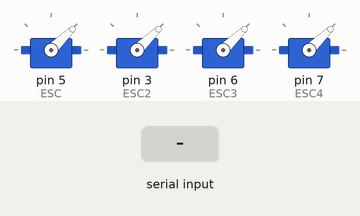
The sketch below on a simulated Arduino Mega 2560, built with avr-gcc and run on an emulated ATmega2560. On the bench: 4 × servo. The inputs (shaded band) are chosen by the test bench. What the sketch prints to the serial monitor is not drawn.

Above: at 3.2 s.
3.3 s: "90,45\n" received over Serial
At 4.5 s:
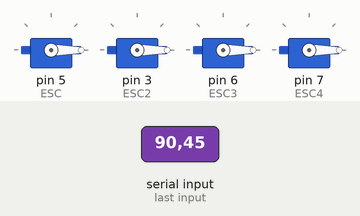
Timing chart, 0 to 6.3 s (numbered marks = the images above; inputs shaded):
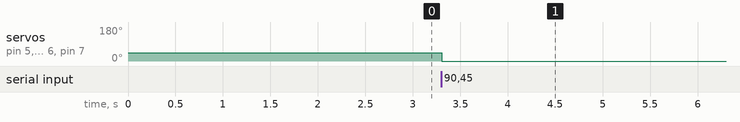

The sketch:

Calibrar.ino
```cpp
// // Script para la calibracion del ESC
// #include <Servo.h>
//
// // Valores velocidad:
// #define zero 2000
// #define uno 1100
// #define dos 1200
// #define tres 1300
// #define cuatro 1400
// #define cinco 1500
// #define seis 1600
// #define siete 1700
// #define ocho 1800
// #define nueve 1900
// #define esp 1000
//
// Servo motor_del_izq;
// Servo motor_del_der;
// Servo motor_tras_izq;
// Servo motor_tras_der;
//
// int respuesta;
//
// void setup()
// {
//   Serial.begin(9600);
//   Serial.println("Conectando motores");
//   // Se envian valores mínimos y máximos a cada ESC
//   motor_del_izq.attach(3, 1600, 2000);
//   motor_del_der.attach(5, 1600, 2000);
//   motor_tras_izq.attach(6, 1600, 2000);
//   motor_tras_der.attach(7, 1600, 2000);
//
// }
//
// void loop() {
//     if (Serial.available()) {
//        char data;
//         data = Serial.read();
//
//         switch (data) {
//             // 0
//             case 48 : Serial.println("Sending 0 throttle");
//                       motor_del_izq.write(0);
//                       motor_del_der.write(0);
//                       motor_tras_izq.write(0);
//                       motor_tras_der.write(0);
//             break;
//
//             // 1
//             case 49 : Serial.println("Sending 180 throttle");
//                       motor_del_izq.write(180);
//                       motor_del_der.write(180);
//                       motor_tras_izq.write(180);
//                       motor_tras_der.write(180);
//                       delay(2000);
//                       motor_del_izq.write(90);
//                       motor_del_der.write(90);
//                       motor_tras_izq.write(90);
//                       motor_tras_der.write(90);
//             break;
//
//             // 2
//             case 50 : Serial.print("Running test in 3");
//                       delay(1000);
//                       Serial.print(" 2");
//                       delay(1000);
//                       Serial.println(" 1...");
//                       delay(1000);
//                       test();
//             break;
//         }
//     }
//
//
// }
// //
// // /**
// //  * Test function sending angle to the ESCs from 0 to 180 degrees
// //  */
// void test()
// {
//     for (int i=1600; i<=1700; i++) {
//         Serial.print("Speed = ");
//         Serial.println(i);
//
//         motor_del_izq.writeMicroseconds(i);
//         motor_del_der.writeMicroseconds(i);
//         motor_tras_izq.writeMicroseconds(i);
//         motor_tras_der.writeMicroseconds(i);
//
//         delay(100);
//     }
//
//     Serial.println("STOP");
//     motor_del_izq.write(0);
//     motor_del_der.write(0);
//     motor_tras_izq.write(0);
//     motor_tras_der.write(0);
// }
// //
// // /**
// //  * Displays instructions to user
// //  */
// // void displayInstructions()
// // {
// //     Serial.println("READY - PLEASE SEND INSTRUCTIONS AS FOLLOWING :");
// //     Serial.println("\t0 : Sends 0 throttle");
// //     Serial.println("\t1 : Sends 180 throttle");
// //     Serial.println("\t2 : Runs test function\n");
// // }
```

Iniciar.ino
```cpp
#include<Servo.h>

Servo ESC; //Crear un objeto de clase servo
Servo ESC2;
Servo ESC3;
Servo ESC4;

int vel = 1000; //amplitud del pulso

void setup()
{
  //Asignar un pin al ESC
  ESC.attach(5);
  ESC2.attach(3);
  ESC3.attach(6);
  ESC4.attach(7);

  //Activar el ESC
  ESC.writeMicroseconds(1000); //1000 = 1ms
  ESC2.writeMicroseconds(1000);
  ESC3.writeMicroseconds(1000);
  ESC4.writeMicroseconds(1000);
  //Cambia el 1000 anterior por 2000 si
  //tu ESC se activa con un pulso de 2ms
  delay(2000); //Esperar 5 segundos para hacer la activacion

  //Iniciar puerto serial
  Serial.begin(9600);
  Serial.println("Iniciado");
  Serial.setTimeout(10);


}


void loop()
{
  if(Serial.available() >= 1)
  {
    vel = Serial.parseInt(); //Leer un entero por serial
    if(vel != 0)
    {
      ESC.writeMicroseconds(vel); //Generar un pulso con el numero recibido
      ESC2.writeMicroseconds(vel);
      ESC3.writeMicroseconds(vel);
      ESC4.writeMicroseconds(vel);
    }
  }
}
```

Measured:
- after the input at 3.3 s, servo on pin 5 (ESC), servo on pin 3 (ESC2), servo on pin 6 (ESC3), servo on pin 7 (ESC4): 44° → 0° at once
